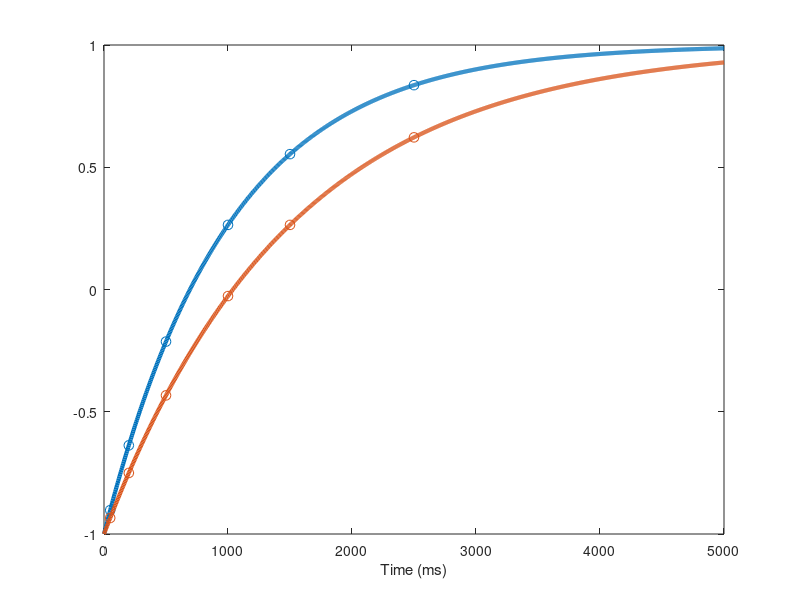

The MATLAB script that drew this image: (Note: this script raises an error after producing the figure.)
% Basic Relaxation plots
addpath( genpath('E:\GitHub\Bloch_simulation_Code'));

%% T1 Inversion recovery
T1 = 1000; % ms
t = linspace(0, 5*T1, 1000);

a = 1;
b = -2;
S = a+ b*exp(-t/T1);

figure; plot(t, S, 'LineWidth', 3)

% We want to add scatter points where we might take measurements:
tm = [ 50, 200, 500, 1000, 1500, 2500];
Sm = a+ b*exp(-tm/T1);

hold on; scatter(tm, Sm, 50, "red")

% Tissue 2:
T1 = 1500; % ms
S = a+ b*exp(-t/T1);

plot(t, S, 'LineWidth', 3)

Sm = a+ b*exp(-tm/T1);

scatter(tm, Sm, 50, "red")
xlabel('Time (ms)'); 
    ax = gca;    ax.FontSize = 20;
xlim([0 5000])



%% T2 dephasing
clear all;

% Grid of 5x5 spins. Each should have random spin
upper = 3;
lower = -3;
pd = makedist('Uniform', lower, upper);
numSpins = 50;
spin = random(pd, numSpins, numSpins );


% Make a 3D time grid, 5x5xt
fps = 25;
sec = 15;
t2 = 4;
te = linspace(0, t2, fps*sec);
[X,Y] = meshgrid(1:numSpins,1:numSpins);

% Just track the angle
theta = zeros(numSpins,numSpins); % all start at 0;
z = ones(numSpins,numSpins)*0.5;
plotT = linspace(0, 1, fps*sec);

filename = 'T2_relax_50.gif';
clear Zs;
a = 0.55;
b = -3.5;
y = a*exp(b*plotT);

figure;
tiledlayout(1,2,"TileSpacing","compact",'Padding','compact');
for i = 1:fps*sec

    z = abs(z).*exp(1i*theta);
    U = real(z);
    V = imag(z);
    nexttile (1); quiver(X,Y,U,V, 0, 'LineWidth', 1.5, 'MaxHeadSize', 0.8);
    xticks([ ]); yticks([ ]); axis image;
    xlim([0, numSpins+1]); ylim([0, numSpins+1]); 

    % Move to next tile to plot summation
    Us = mean(U(:));
    Vs = mean(V(:));
    Zs(i) = sqrt(Us^2 + Vs^2);
    nexttile (2); 
    p = nsidedpoly(1000, 'Center', [0.5 0.5], 'Radius', 0.5);
    plot(p, "FaceColor", "none","EdgeColor", "k") 
    xticks([ ]); yticks([ ]); axis image;
    xlim([0, 1]); ylim([0, 1]);
    hold on
    plot(plotT(1:i),Zs, 'LineWidth', 3, "Color", "r") 
    plot(plotT, y,":" , 'LineWidth', 2, "Color",[0.6350 0.0780 0.1840]);
    quiver(0.5, 0.5,Us,Vs,"off",'filled','k',...
        'LineWidth', 3, 'MaxHeadSize', 0.8)
    hold off
    drawnow;
    set(gcf,'Position',[100 100 800 400])
    theta = spin.*te(i);

    exportgraphics(gcf,filename,'Append',true);

end




%% Spins in phase:

clear all;

% Grid of 5x5 spins. Each should have random spin
upper = 1;
numSpins = 15;
spin = upper* ones( numSpins, numSpins );


% Make a 3D time grid, 5x5xt
fps = 25;
sec = 5;
t2 = 2*pi;
te = linspace(0, t2, fps*sec);
[X,Y] = meshgrid(1:numSpins,1:numSpins);

% Just track the angle
theta = zeros(numSpins,numSpins); % all start at 0;
z = ones(numSpins,numSpins)*0.5;


filename = 'Spins_inPhase.gif';

figure;
tiledlayout(1,2,"TileSpacing","compact",'Padding','compact');
for i = 1:fps*sec

    z = abs(z).*exp(1i*theta);
    U = real(z);
    V = imag(z);
    nexttile (1); quiver(X,Y,U,V, 0, 'LineWidth', 1.5, 'MaxHeadSize', 0.8);
    xticks([ ]); yticks([ ]); axis image;
    xlim([0, numSpins+1]); ylim([0, numSpins+1]); 

    % Move to next tile to plot summation
    Us = mean(U(:));
    Vs = mean(V(:));
    nexttile (2); 
    p = nsidedpoly(1000, 'Center', [0 0], 'Radius', 0.5);
    plot(p, "FaceColor", "none","EdgeColor", "k") 
    xticks([ ]); yticks([ ]); axis image;
    xlim([-0.7, 0.7]); ylim([-0.7, 0.7]);
    hold on
    quiver(0, 0,Us,Vs,"off",'filled','k',...
        'LineWidth', 3, 'MaxHeadSize', 0.8)
    hold off
    drawnow;
    set(gcf,'Position',[100 100 800 400])
    theta = spin.*te(i);

    exportgraphics(gcf,filename,'Append',true);

end










%%%%%%%%%%%%%%%%%%%%%%%%%%%%%%%%%%%%%%%%%%%%%%%%%%%%%%%%%%%%%%%%%%%%%%%%%
%% 3D spin precessing
clear all

% Create a sphere to be the 'spin'
[X,Y,Z] = sphere(50);
r = 0.2;
X2 = X * r;
Y2 = Y * r;
Z2 = Z * r;

% Now the magnetic vector
ang = 20; % degrees off from center
Mt = [sind(ang), 0, cosd(ang)]';

% We are only looking to rotate around Z:
t = 0.2;
filename = 'Spins_Precession.gif';

% Display
hFig = figure;
for n = 1:125
    surf(X2,Y2,Z2, 'FaceColor', [0.6350 0.0780 0.1840],...
        'EdgeColor','none', 'FaceLighting','gouraud'); 
    light("Style","local","Position",[-1 -1 2]);
    axis image;
    xticks([ ]); yticks([ ]); zticks([ ]);
    xlim([-0.3, 0.3]); ylim([-0.3, 0.3]); zlim([-0.5, 0.7]);
    hold on;
    arrow3D(-0.4*Mt, Mt, 'k');  % add magnetization. offset so crosses origin
    color = get(hFig,'Color'); % hide the axis
    set(gca,'XColor',color,'YColor',color,'ZColor',color,'TickDir','out')
    hold off;

    Rz = [cos(t) -sin(t) 0;...
          sin(t) cos(t) 0;...
          0 0 1];

    Mt = Rz*Mt;
    drawnow;
    exportgraphics(gcf,filename,'Append',true);
end

%% RF excitation - 90 deg pulse

clear all

% Create a sphere to be the 'spin'
[X,Y,Z] = sphere(50);
r = 0.2;
X2 = X * r;
Y2 = Y * r;
Z2 = Z * r;

% Now the magnetic vector
ang = 10; % degrees off from center
Mt = [sind(ang), 0, cosd(ang)]';

% Apply as rotation on Z then X
t = 0.15;
Rz = [cos(t) -sin(t) 0;...
      sin(t) cos(t) 0;...
      0 0 1];

t2 = 0.01;
Rz2 = [cos(t) -sin(t) 0;...
      sin(t) cos(t) 0;...
      0 0 1];

flipAng = 0.15;
filename = 'Spins_90deg_RF.gif';

X3= Mt(1); Y3= Mt(2); Z3= Mt(3);
idx = 1;

% Start by precession
hFig = figure;
for n = 1:100
    surf(X2,Y2,Z2, 'FaceColor', [0.6350 0.0780 0.1840],...
        'EdgeColor','none', 'FaceLighting','gouraud'); 
    light("Style","local","Position",[-1 -1 2]);
    axis image;
    xticks([ ]); yticks([ ]); zticks([ ]);
    xlim([-0.7, 0.7]); ylim([-0.7, 0.7]); zlim([-0.5, 0.7]);
    hold on;
    arrow3D(-0.4*Mt, Mt, 'k');  % add magnetization. offset so crosses origin
    plot3(X3*0.5, Y3*0.5, Z3*0.5);
    color = get(hFig,'Color'); % hide the axis
    set(gca,'XColor',color,'YColor',color,'ZColor',color,'TickDir','out')
    hold off;

    Mt = Rz*Mt;
    idx = idx+1;
    X3(idx)= Mt(1); Y3(idx)= Mt(2); Z3(idx)= Mt(3);
    drawnow;
    exportgraphics(gcf,filename,'Append',true);
end


% Now tip
while abs(Mt(3)) > 0.025
    surf(X2,Y2,Z2, 'FaceColor', [0.6350 0.0780 0.1840],...
        'EdgeColor','none', 'FaceLighting','gouraud'); 
    light("Style","local","Position",[-1 -1 2]);
    axis image;
    xticks([ ]); yticks([ ]); zticks([ ]);
    xlim([-0.7, 0.7]); ylim([-0.7, 0.7]); zlim([-0.5, 0.7]);
    hold on;
    arrow3D(-0.4*Mt, Mt, 'k');  % add magnetization. offset so crosses origin
    plot3(X3*0.5, Y3*0.5, Z3*0.5);
    color = get(hFig,'Color'); % hide the axis
    set(gca,'XColor',color,'YColor',color,'ZColor',color,'TickDir','out')
    hold off;
    
    % Get rotation matrix of on-resonance RF
    spinPhase = atan2(Mt(2),Mt(1) ); % it needs to be on phase each time
    R = Rotation3D( -flipAng*cos(-spinPhase), -flipAng*sin(spinPhase), 0 );
    Mt = R*Mt; % push down

    % Keep it spinning
    Mt = Rz2*Mt;
    idx = idx+1;
    X3(idx)= Mt(1); Y3(idx)= Mt(2); Z3(idx)= Mt(3);
    drawnow;
    exportgraphics(gcf,filename,'Append',true);
end


% End with by precession
for n = 1:100
    surf(X2,Y2,Z2, 'FaceColor', [0.6350 0.0780 0.1840],...
        'EdgeColor','none', 'FaceLighting','gouraud'); 
    light("Style","local","Position",[-1 -1 2]);
    axis image;
    xticks([ ]); yticks([ ]); zticks([ ]);
    xlim([-0.7, 0.7]); ylim([-0.7, 0.7]); zlim([-0.5, 0.7]);
    hold on;
    arrow3D(-0.4*Mt, Mt, 'k');  % add magnetization. offset so crosses origin
    plot3(X3*0.5, Y3*0.5, Z3*0.5);
    color = get(hFig,'Color'); % hide the axis
    set(gca,'XColor',color,'YColor',color,'ZColor',color,'TickDir','out')
    hold off;

    Mt = Rz*Mt;
    idx = idx+1;
    X3(idx)= Mt(1); Y3(idx)= Mt(2); Z3(idx)= Mt(3);
    drawnow;
    exportgraphics(gcf,filename,'Append',true);
end
